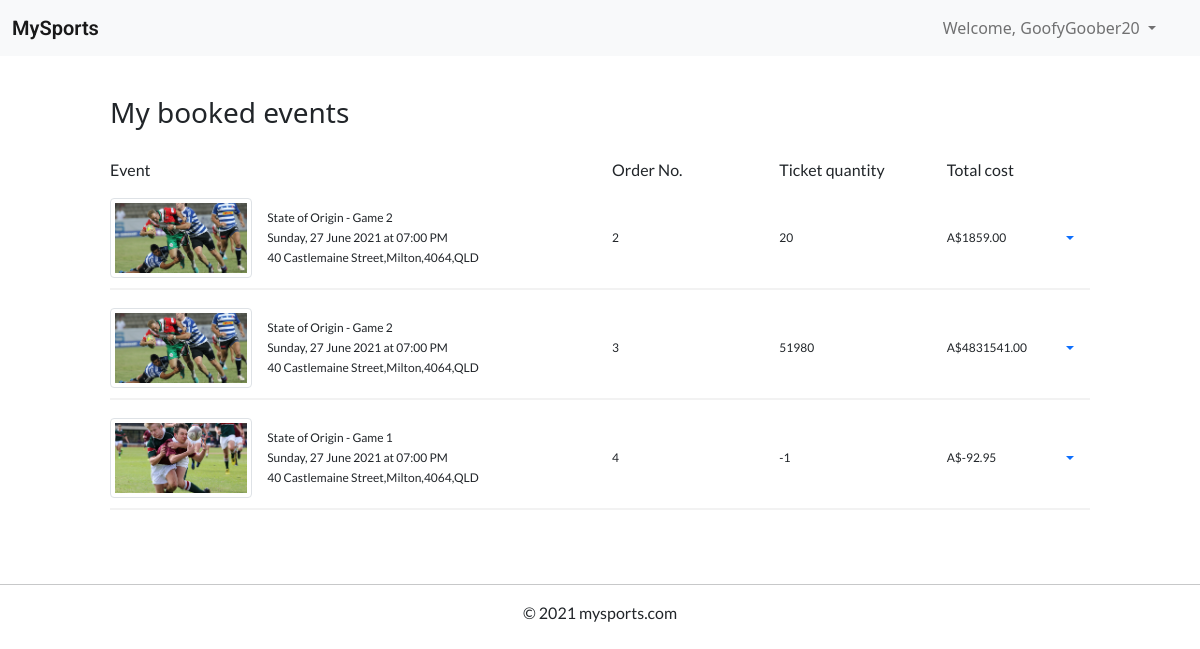
Screenshot of /booked-events (signed in) with the database file from the repository.
### website/models.py (models this page shows, shortened)
class User(db.Model, UserMixin):
    __tablename__='users' # good practice to specify table name
    user_id = db.Column(db.Integer, primary_key=True, autoincrement=True)
    username = db.Column(db.String(20), index=True, unique=True)
    email = db.Column(db.String(100), index=True, unique=True)
    contact_number = db.Column(db.Integer, unique=True, index=True)
    address = db.Column(db.String(100), index=True, unique=True)
    password_hash = db.Column(db.String(255), nullable=False)
    comments = db.relationship('Comment')
    events = db.relationship('Event')
    orders = db.relationship('Order')

class Order(db.Model):
    __tablename__ = 'orders'
    order_id = db.Column(db.Integer, primary_key=True, autoincrement=True)
    ticket_quantity = db.Column(db.Integer(), default=0)
    order_date = db.Column(db.DateTime())
    total_cost = db.Column(db.Float())
    user_id = db.Column(db.Integer, db.ForeignKey('users.user_id'))
    event_id = db.Column(db.Integer, db.ForeignKey('events.event_id'))
    @property
    def event(self) -> Event:
        return Event.query.filter_by(event_id=self.event_id).first()
    @property
    def total_cost(self) -> float:
        return self.ticket_quantity * self.event.price

class Event(db.Model):
    __tablename__ = 'events'
    event_id = db.Column(db.Integer, primary_key=True, autoincrement=True)
    title = db.Column(db.String(80))
    description = db.Column(db.String(2000))
    sport = db.Column(db.String(20))
    image = db.Column(db.String(100))
    venue = db.Column(db.String(50))
    address = db.Column(db.String(150))
    start_time = db.Column(db.DateTime())
    end_time = db.Column(db.DateTime())
    status = db.Column(db.String(15))
    tickets_total = db.Column(db.Integer())
    price = db.Column(db.Float())
    user_id = db.Column(db.Integer(), db.ForeignKey('users.user_id'))
    orders = db.relationship('Order')
    comments = db.relationship('Comment')
    def formatted_time(self, time:datetime):
        return '{}, {} {} {} at {}'.format(get_day(time.weekday()),
                                                time.day,
                                                get_month(time.month - 1),
                                                time.year,
                                                time.strftime("%I:%M %p"))

### website/views.py (the view)
@bp.route('/booked-events')
@login_required
def booked_events():
    orders = current_user.orders
    return render_template('booked_events.html', orders=orders)

### website/models.py (called while the page is built)
def get_day(day:int):
    return days_of_week[day]

def get_month(month:int):
    return months[month]

### website/templates/booked_events.html (shortened to what this page needs)
{% extends "base.html" %}
{% block content %}
<div class="container-fluid">
  <div class="col-12 col-lg-10 mx-auto">
    <div class="div-2"></div>
    <h3>My booked events</h3>
    <div class="div-1"></div>
    <div class="row">
      <div class="col-6">
        <p>Event</p>
      </div>
      <div class="col-2">
        <p>Order No.</p>
      </div>
      <div class="col-2">
        <p>Ticket quantity</p>
      </div>
      <div class="col-2">
        <p>Total cost</p>
      </div>
    </div>
    {% if orders|length > 0 %}
    {% for order in orders %}
    <div class="my-event-container">
      <div class="row">
        <div class="col-6 d-flex">
          <img class="img-fluid img-thumbnail float-left my-auto"
            src="{{ url_for('main.download', filename=order.event.image) }}">
          <div class="my-auto">
            <p>{{ order.event.title }}</p>
            <p>{{ order.event.formatted_time(order.event.start_time) }}</p>
            <p>{{ order.event.address }}</p>
          </div>
        </div>
        <div class="col-2 d-flex">
          <p class="my-auto">{{ order.order_id|string }}</p>
        </div>
        <div class="col-2 d-flex">
          <p class="my-auto">{{ order.ticket_quantity }}</p>
        </div>
        <div class="col-2 d-flex">
          <p class="my-auto">A${{ "%.2f"|format(order.total_cost) }}</p>
          <div class="dropdown my-auto ms-auto">
            <a class="nav-link dropdown-toggle" href="#" data-bs-toggle="dropdown"></a>
          </div>
        </div>
      </div>
    </div>
    <div class="div-1"></div>
    {% endfor %}
    {% else %}
    <div class="div-1"></div>
    <p>You have no booked events to display</p>
    <div class="div-1"></div>
    {% endif %}
  </div>
</div>
<div class="div-2"></div>
{% endblock %}

### website/templates/base.html (shortened to what this page needs)
<!doctype html>
<html>
<head>
  <link rel="stylesheet" href="{{ url_for('static', filename='css/style.css') }}">
    <link href="https://cdn.jsdelivr.net/npm/bootstrap@5.1.0/dist/css/bootstrap.min.css" rel="stylesheet"
>
  </head>
<body>
    <nav class="navbar navbar-expand-lg navbar-light bg-light">
        <div class="container-fluid">
          <a class="navbar-brand" href="{{ url_for('main.index') }}">MySports</a>
          <div class="collapse navbar-collapse" id="navbarScroll">
            <div class="div-1"></div>
              {% if current_user.is_authenticated %}
              <ul class="navbar-nav my-2 my-lg-0 d-flex ms-auto me-4" >
                <li class="nav-item dropdown">
                  <a class="nav-link dropdown-toggle" href="#" id="navbarDropdownMenuLink" role="button" data-bs-toggle="dropdown" aria-expanded="false">
                  Welcome, {{ current_user.username }}
                </a>
                {% endif %}
              </li>
            </ul>
          </div>
        </div>
      </nav>
    <main>
        {% block content %}{% endblock %}
    </main>
    <footer>
        <div class="myfooter">
            <hr>
            <p>© 2021 mysports.com</p>
            <div style="padding: 30px;"></div>
        </div>
    </footer>
</body>
</html>

### website/static/css/style.css (style rules this page uses)
.myfooter { text-align: center; }
.div-1 { padding: 10px; }
.div-2 { padding: 20px; }
p { font-family: 'Lato', sans-serif; }
.navbar-brand { font-family: 'Roboto', sans-serif; font-weight: 600; font-size: 25px; }
body, html { height: 100%; }
div.my-event-container { box-shadow: 0px 2px 0px 0px rgb(0 0 0 / 5%); padding-bottom: 10px; }
div.my-event-container p { font-size: 12px; padding: 0px; margin: 2px 0; }
div.my-event-container img { height: 80px; aspect-ratio: 16 / 9; object-fit: cover; margin-right: 15px; }
.float-left { float: left; }

### rows the page displays
User: username "GoofyGoober20"
Order: event.image (picture), event "State of Origin - Game 2", event.formatted_time "Sunday, 27 June 2021 at 07:00 PM", event.address "40 Castlemaine Street,Milton,4064,QLD", order_id "2", ticket_quantity "20", total_cost "1859.00"
Order: event.image (picture), event "State of Origin - Game 2", event.formatted_time "Sunday, 27 June 2021 at 07:00 PM", event.address "40 Castlemaine Street,Milton,4064,QLD", order_id "3", ticket_quantity "51980", total_cost "4831541.00"
Order: image (picture), event "State of Origin - Game 1", event.formatted_time "Sunday, 27 June 2021 at 07:00 PM", event.address "40 Castlemaine Street,Milton,4064,QLD", order_id "4", ticket_quantity "-1", total_cost "-92.95"
